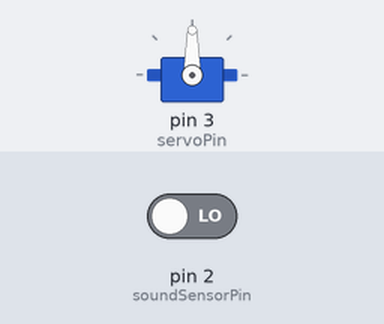
Simulated run of this sketch. Board: Arduino Uno, built with avr-gcc and run on an emulated ATmega328P. Parts: servo. The inputs (shaded band) are chosen by the test bench; at power-on: pin 2 (soundSensorPin) LOW.

Above: at 1.2 s.
1.3 s: pin 2 (soundSensorPin) driven HIGH
At 3.66 s:
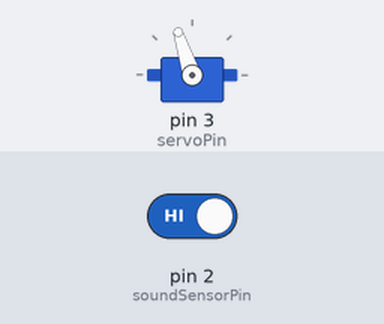
4.3 s: pin 2 (soundSensorPin) driven LOW
At 5.4 s:
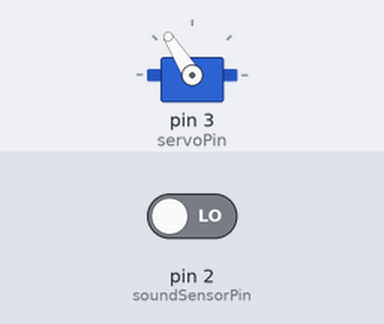
Timing chart, 0 to 7.3 s (numbered marks = the images above; inputs shaded):
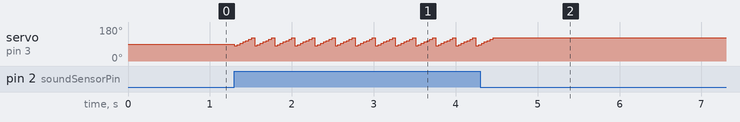

The sketch:

3D-FINAL.ino
```cpp
#include <Servo.h>

int soundSensorPin = 2;      // Connected to digital output of KY-038 sound sensor module
int servoPin = 3;            // Connected to servo control pin

Servo myservo;
boolean isSoundDetected = false;  // Track if sound is detected

void setup() {
  pinMode(soundSensorPin, INPUT);   // Setting the sound sensor pin as input
  myservo.attach(servoPin);         // Attaching the servo to the servo pin
}

void loop() {
  int soundLevel = digitalRead(soundSensorPin);  // Reading sound level from the sensor

  if (soundLevel == HIGH) {  // Sound is detected

      for (int pos = 80; pos <= 125; pos += 7) {
        myservo.write(pos);
        delay(35);  // Decrease this delay value to make the servo move faster
    }
  } else {  // No sound detected
    if (isSoundDetected) {  // Only execute once when sound is initially not detected
      for (int pos = 125; pos >= 80; pos -= 7) {
        myservo.write(pos);
        delay(35);  // Decrease this delay value to make the servo move faster
      }
      isSoundDetected = false;
    }
  }
}
```

Measured:
- after the input at 1.3 s, servo on pin 3 (servoPin): 90° → 80° at once, then repeats every 0.25 s: 87° 0.04 s, 94° 0.04 s, 101° 0.04 s, 108° 0.04 s, 115° 0.04 s, 122° 0.04 s, 80° 0.04 s
- after the input at 4.3 s, servo on pin 3 (servoPin): goes on until 4.5 s, then stays 122°
